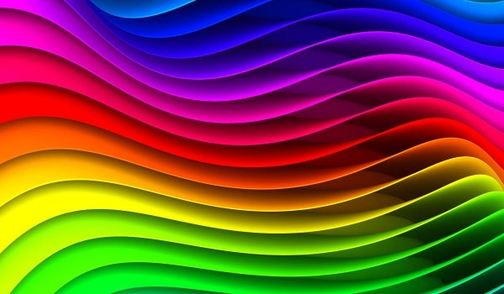
#> input picture Week5/lab1/img.png, 504 x 294 px, shrunk from 600 x 350 before the run
$ jupyter execute Task3.ipynb
#> lines starting #> are read from the running program, lines starting #| are printed output that depends on the picture
[cell 1]
import cv2
import numpy as np
from skimage import exposure
from matplotlib import pyplot as plt

[cell 2]
image_source = cv2.imread('img.png', cv2.IMREAD_GRAYSCALE)
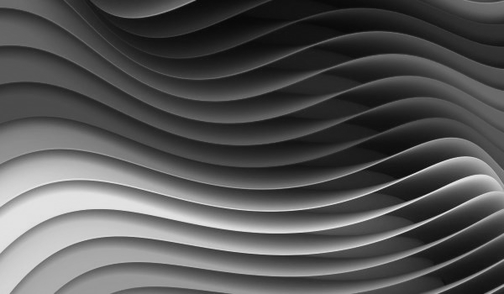
#> image_source: shape (294, 504); min 7, max 235, mean 84.2
image_target = cv2.imread('img_1.png', cv2.IMREAD_GRAYSCALE)
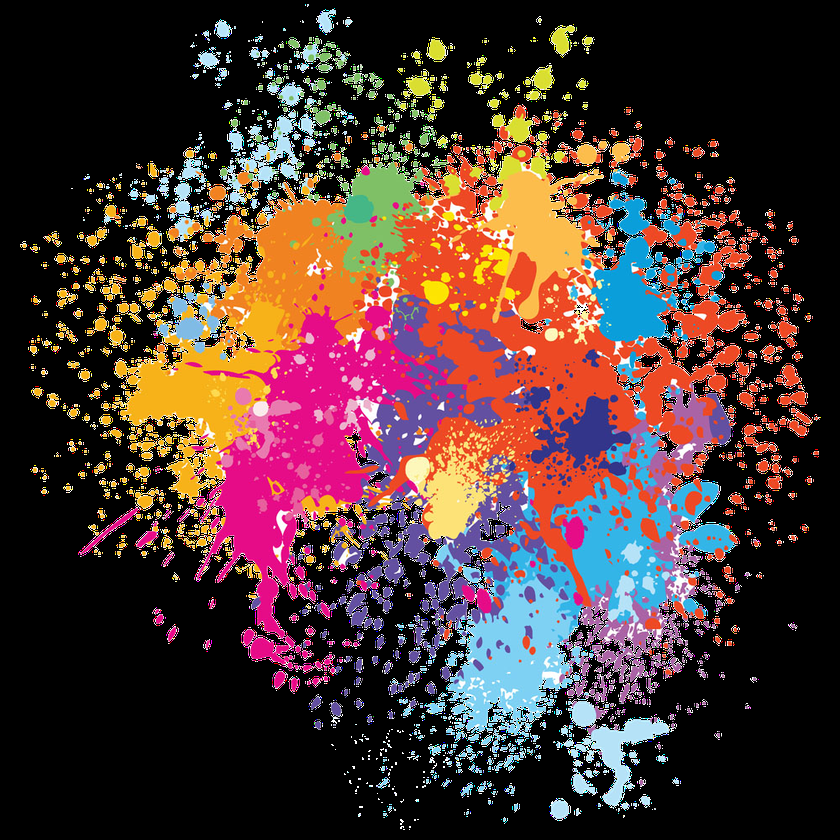
#> input picture Week5/lab1/img_1.png, 840 x 840 px, shrunk from 1000 x 1000 before the run
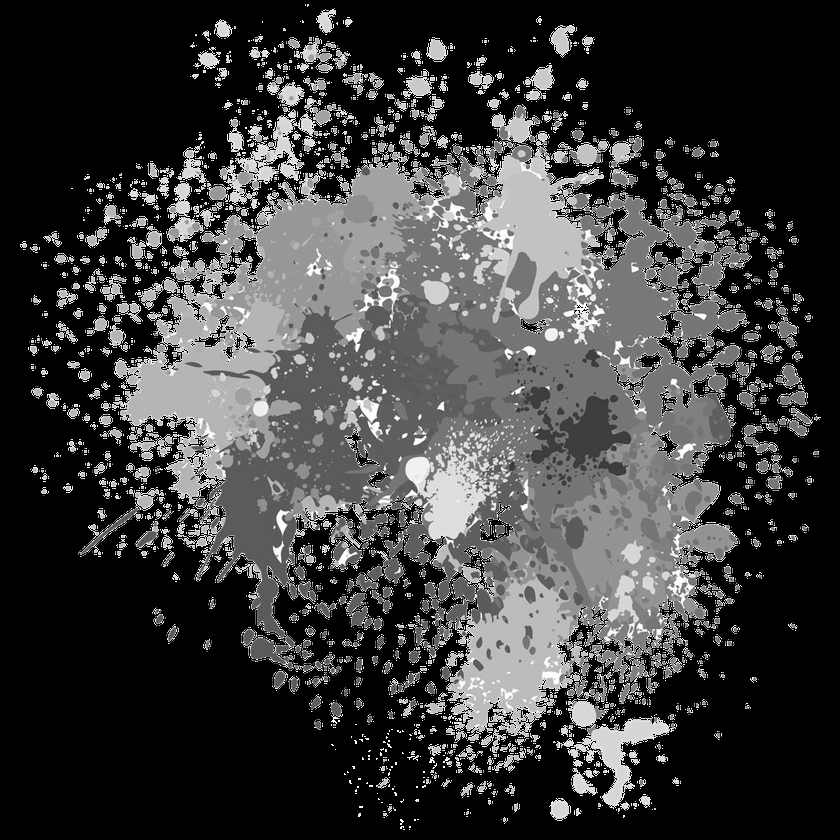
#> image_target: shape (840, 840); min 0, max 255, mean 61

[cell 3]
matched_image = exposure.match_histograms(image_source, image_target)
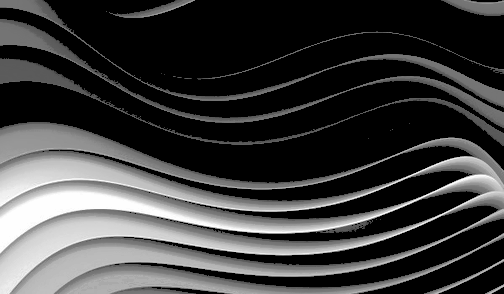
#> matched_image: shape (294, 504) float64; min 0, max 255, mean 61.3
plt.figure(figsize=(10, 5))

[cell 4]
plt.subplot(3, 3, 1)
plt.imshow(image_source, cmap='gray')
plt.title('Source Image')
plt.axis('off')

[cell 5]
plt.subplot(3, 3, 2)
plt.hist(image_target.ravel(), bins=256)
plt.title('Target Image')
plt.axis('off')
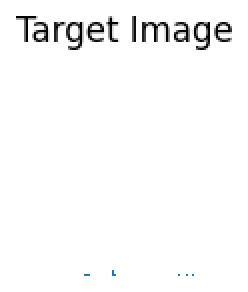
#> figure drawn by matplotlib, 1 panel

[cell 6]
plt.subplot(3, 3, 4)
plt.imshow(image_target, cmap='gray')
plt.title('Target Image')

[cell 7]
plt.subplot(3,3,5)
plt.hist(image_target.ravel(), bins=256)
plt.title('Matched Image')
plt.axis('off')
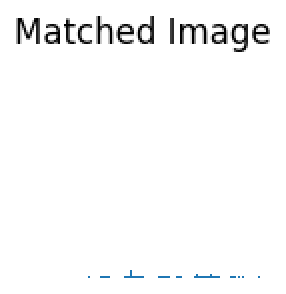
#> figure drawn by matplotlib, 1 panel

[cell 8]
plt.subplot(3,3,7)
plt.imshow(matched_image, cmap='gray')
plt.title('Matched Image')
plt.axis('off')

[cell 9]
plt.subplot(3,3,8)
plt.hist(matched_image.ravel(), bins=256)
plt.title('Matched Image')
plt.axis('off')
